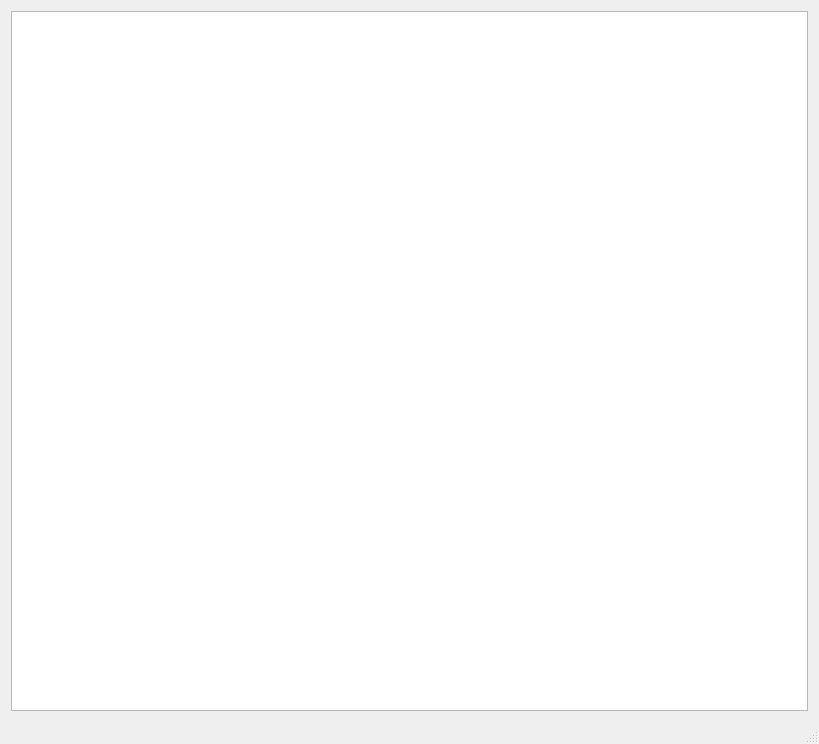
<?xml version="1.0" encoding="UTF-8"?>
<ui version="4.0">
 <class>MainWindow</class>
 <widget class="QMainWindow" name="MainWindow">
  <property name="geometry">
   <rect>
    <x>0</x>
    <y>0</y>
    <width>819</width>
    <height>744</height>
   </rect>
  </property>
  <property name="windowTitle">
   <string>MainWindow</string>
  </property>
  <widget class="QWidget" name="centralWidget">
   <layout class="QVBoxLayout" name="verticalLayout">
    <item>
     <widget class="QGraphicsView" name="graphicsView"/>
    </item>
   </layout>
  </widget>
  <widget class="QMenuBar" name="menuBar">
   <property name="geometry">
    <rect>
     <x>0</x>
     <y>0</y>
     <width>819</width>
     <height>22</height>
    </rect>
   </property>
  </widget>
  <widget class="QStatusBar" name="statusBar"/>
 </widget>
 <layoutdefault spacing="6" margin="11"/>
 <resources/>
 <connections/>
</ui>
